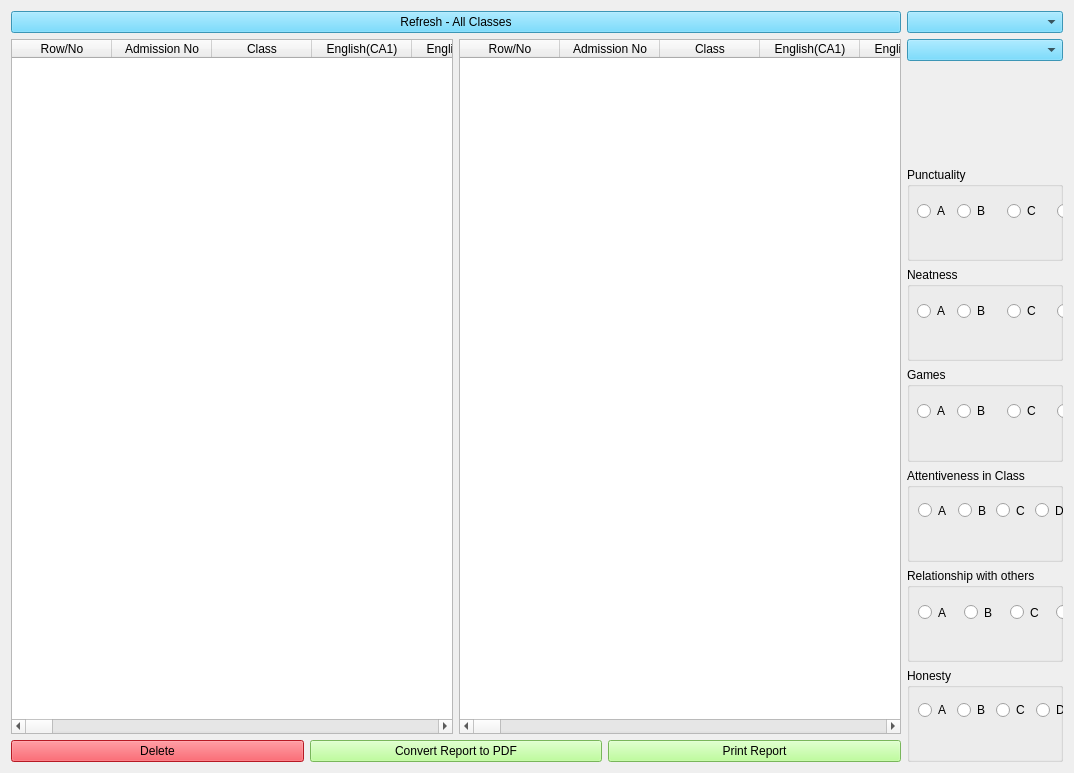
<?xml version="1.0" encoding="UTF-8"?>
<ui version="4.0">
 <class>PriScoreForm</class>
 <widget class="QWidget" name="PriScoreForm">
  <property name="geometry">
   <rect>
    <x>0</x>
    <y>0</y>
    <width>1074</width>
    <height>773</height>
   </rect>
  </property>
  <property name="windowTitle">
   <string>Primary Classes Scores (First Term)</string>
  </property>
  <property name="windowIcon">
   <iconset>
    <normaloff>score2_icon.jpg</normaloff>score2_icon.jpg</iconset>
  </property>
  <property name="styleSheet">
   <string notr="true">font: 12pt &quot;MS Shell Dlg 2&quot;;

QPushButton{
background-color: rgb(170, 255, 127);
}</string>
  </property>
  <layout class="QHBoxLayout" name="horizontalLayout_4">
   <item>
    <layout class="QVBoxLayout" name="verticalLayout_3">
     <item>
      <widget class="QPushButton" name="switch_back_btn">
       <property name="styleSheet">
        <string notr="true">background-color: rgb(84, 210, 255);</string>
       </property>
       <property name="text">
        <string>Refresh - All Classes</string>
       </property>
      </widget>
     </item>
     <item>
      <layout class="QHBoxLayout" name="horizontalLayout_3">
       <item>
        <widget class="QTableWidget" name="tableWidget">
         <property name="sizePolicy">
          <sizepolicy hsizetype="Expanding" vsizetype="Expanding">
           <horstretch>0</horstretch>
           <verstretch>0</verstretch>
          </sizepolicy>
         </property>
         <property name="autoFillBackground">
          <bool>false</bool>
         </property>
         <property name="frameShape">
          <enum>QFrame::StyledPanel</enum>
         </property>
         <property name="alternatingRowColors">
          <bool>true</bool>
         </property>
         <property name="showGrid">
          <bool>true</bool>
         </property>
         <attribute name="horizontalHeaderStretchLastSection">
          <bool>false</bool>
         </attribute>
         <attribute name="verticalHeaderVisible">
          <bool>true</bool>
         </attribute>
         <column>
          <property name="text">
           <string>Row/No</string>
          </property>
         </column>
         <column>
          <property name="text">
           <string>Admission No</string>
          </property>
         </column>
         <column>
          <property name="text">
           <string>Class</string>
          </property>
         </column>
         <column>
          <property name="text">
           <string>English(CA1)</string>
          </property>
         </column>
         <column>
          <property name="text">
           <string>English(CA2)</string>
          </property>
         </column>
         <column>
          <property name="text">
           <string>English(ASS)</string>
          </property>
         </column>
         <column>
          <property name="text">
           <string>English(ATT)</string>
          </property>
         </column>
         <column>
          <property name="text">
           <string>English(EXAM)</string>
          </property>
         </column>
         <column>
          <property name="text">
           <string>English(TOTAL)</string>
          </property>
         </column>
         <column>
          <property name="text">
           <string>Maths(CA1)</string>
          </property>
         </column>
         <column>
          <property name="text">
           <string>Maths(CA2)</string>
          </property>
         </column>
         <column>
          <property name="text">
           <string>Maths(ASS)</string>
          </property>
         </column>
         <column>
          <property name="text">
           <string>Maths(ATT)</string>
          </property>
         </column>
         <column>
          <property name="text">
           <string>Maths(EXAM)</string>
          </property>
         </column>
         <column>
          <property name="text">
           <string>Maths(TOTAL)</string>
          </property>
         </column>
         <column>
          <property name="text">
           <string>IRS(CA1)</string>
          </property>
         </column>
         <column>
          <property name="text">
           <string>IRS(CA2)</string>
          </property>
         </column>
         <column>
          <property name="text">
           <string>IRS(ASS)</string>
          </property>
         </column>
         <column>
          <property name="text">
           <string>IRS(ATT)</string>
          </property>
         </column>
         <column>
          <property name="text">
           <string>IRS(EXAM)</string>
          </property>
         </column>
         <column>
          <property name="text">
           <string>IRS(TOTAL)</string>
          </property>
         </column>
         <column>
          <property name="text">
           <string>Civic(CA1)</string>
          </property>
         </column>
         <column>
          <property name="text">
           <string>Civic(CA2)</string>
          </property>
         </column>
         <column>
          <property name="text">
           <string>Civic(ASS)</string>
          </property>
         </column>
         <column>
          <property name="text">
           <string>Civic(ATT)</string>
          </property>
         </column>
         <column>
          <property name="text">
           <string>Civic(EXAM)</string>
          </property>
         </column>
         <column>
          <property name="text">
           <string>Civic(TOTAL)</string>
          </property>
         </column>
         <column>
          <property name="text">
           <string>Computer(CA1)</string>
          </property>
         </column>
         <column>
          <property name="text">
           <string>Computer(CA2)</string>
          </property>
         </column>
         <column>
          <property name="text">
           <string>Computer(ASS)</string>
          </property>
         </column>
         <column>
          <property name="text">
           <string>Computer(ATT)</string>
          </property>
         </column>
         <column>
          <property name="text">
           <string>Computer(EXAM)</string>
          </property>
         </column>
         <column>
          <property name="text">
           <string>Computer(TOTAL)</string>
          </property>
         </column>
         <column>
          <property name="text">
           <string>Basic(CA1)</string>
          </property>
         </column>
         <column>
          <property name="text">
           <string>Basic(CA2)</string>
          </property>
         </column>
         <column>
          <property name="text">
           <string>Basic(ASS)</string>
          </property>
         </column>
         <column>
          <property name="text">
           <string>Basic(ATT)</string>
          </property>
         </column>
         <column>
          <property name="text">
           <string>Basic(EXAM)</string>
          </property>
         </column>
         <column>
          <property name="text">
           <string>Basic(TOTAL)</string>
          </property>
         </column>
         <column>
          <property name="text">
           <string>Quantitative(CA1)</string>
          </property>
         </column>
         <column>
          <property name="text">
           <string>Quantitative(CA2)</string>
          </property>
         </column>
         <column>
          <property name="text">
           <string>Quantitative(ASS)</string>
          </property>
         </column>
         <column>
          <property name="text">
           <string>Quantitative(ATT)</string>
          </property>
         </column>
         <column>
          <property name="text">
           <string>Quantitative(EXAM)</string>
          </property>
         </column>
         <column>
          <property name="text">
           <string>Quantitative(TOTAL)</string>
          </property>
         </column>
         <column>
          <property name="text">
           <string>Verbal(CA1)</string>
          </property>
         </column>
         <column>
          <property name="text">
           <string>Verbal(CA2)</string>
          </property>
         </column>
         <column>
          <property name="text">
           <string>Verbal(ASS)</string>
          </property>
         </column>
         <column>
          <property name="text">
           <string>Verbal(ATT)</string>
          </property>
         </column>
         <column>
          <property name="text">
           <string>Verbal(EXAM)</string>
          </property>
         </column>
         <column>
          <property name="text">
           <string>Verbal(TOTAL)</string>
          </property>
         </column>
         <column>
          <property name="text">
           <string>Arabic(CA1)</string>
          </property>
         </column>
         <column>
          <property name="text">
           <string>Arabic(CA2)</string>
          </property>
         </column>
         <column>
          <property name="text">
           <string>Arabic(ASS)</string>
          </property>
         </column>
         <column>
          <property name="text">
           <string>Arabic(ATT)</string>
          </property>
         </column>
         <column>
          <property name="text">
           <string>Arabic(EXAM)</string>
          </property>
         </column>
         <column>
          <property name="text">
           <string>Arabic(TOTAL)</string>
          </property>
         </column>
         <column>
          <property name="text">
           <string>Quran(CA1)</string>
          </property>
         </column>
         <column>
          <property name="text">
           <string>Quran(CA2)</string>
          </property>
         </column>
         <column>
          <property name="text">
           <string>Quran(ASS)</string>
          </property>
         </column>
         <column>
          <property name="text">
           <string>Quran(ATT)</string>
          </property>
         </column>
         <column>
          <property name="text">
           <string>Quran(EXAM)</string>
          </property>
         </column>
         <column>
          <property name="text">
           <string>Quran(TOTAL)</string>
          </property>
         </column>
         <column>
          <property name="text">
           <string>Agric(CA1)</string>
          </property>
         </column>
         <column>
          <property name="text">
           <string>Agric(CA2)</string>
          </property>
         </column>
         <column>
          <property name="text">
           <string>Agric(ASS)</string>
          </property>
         </column>
         <column>
          <property name="text">
           <string>Agric(ATT)</string>
          </property>
         </column>
         <column>
          <property name="text">
           <string>Agric(EXAM)</string>
          </property>
         </column>
         <column>
          <property name="text">
           <string>Agric(TOTAL)</string>
          </property>
         </column>
         <column>
          <property name="text">
           <string>PHE(CA1)</string>
          </property>
         </column>
         <column>
          <property name="text">
           <string>PHE(CA2)</string>
          </property>
         </column>
         <column>
          <property name="text">
           <string>PHE(ASS)</string>
          </property>
         </column>
         <column>
          <property name="text">
           <string>PHE(ATT)</string>
          </property>
         </column>
         <column>
          <property name="text">
           <string>PHE(EXAM)</string>
          </property>
         </column>
         <column>
          <property name="text">
           <string>PHE(TOTAL)</string>
          </property>
         </column>
         <column>
          <property name="text">
           <string>Creative(CA1)</string>
          </property>
         </column>
         <column>
          <property name="text">
           <string>Creative(CA2)</string>
          </property>
         </column>
         <column>
          <property name="text">
           <string>Creative(ASS)</string>
          </property>
         </column>
         <column>
          <property name="text">
           <string>Creative(ATT)</string>
          </property>
         </column>
         <column>
          <property name="text">
           <string>Creative(EXAM)</string>
          </property>
         </column>
         <column>
          <property name="text">
           <string>Creative(TOTAL)</string>
          </property>
         </column>
         <column>
          <property name="text">
           <string>Handwriting(CA1)</string>
          </property>
         </column>
         <column>
          <property name="text">
           <string>Handwriting(CA2)</string>
          </property>
         </column>
         <column>
          <property name="text">
           <string>Handwriting(ASS)</string>
          </property>
         </column>
         <column>
          <property name="text">
           <string>Handwriting(ATT)</string>
          </property>
         </column>
         <column>
          <property name="text">
           <string>Handwriting(EXAM)</string>
          </property>
         </column>
         <column>
          <property name="text">
           <string>Handwriting(TOTAL)</string>
          </property>
         </column>
         <column>
          <property name="text">
           <string>All Total</string>
          </property>
         </column>
         <column>
          <property name="text">
           <string>Average</string>
          </property>
         </column>
        </widget>
       </item>
       <item>
        <widget class="QTableWidget" name="tableWidget_2">
         <property name="sizePolicy">
          <sizepolicy hsizetype="Expanding" vsizetype="Expanding">
           <horstretch>0</horstretch>
           <verstretch>0</verstretch>
          </sizepolicy>
         </property>
         <property name="autoFillBackground">
          <bool>false</bool>
         </property>
         <property name="frameShape">
          <enum>QFrame::StyledPanel</enum>
         </property>
         <property name="alternatingRowColors">
          <bool>true</bool>
         </property>
         <property name="showGrid">
          <bool>true</bool>
         </property>
         <attribute name="horizontalHeaderStretchLastSection">
          <bool>false</bool>
         </attribute>
         <attribute name="verticalHeaderVisible">
          <bool>true</bool>
         </attribute>
         <column>
          <property name="text">
           <string>Row/No</string>
          </property>
         </column>
         <column>
          <property name="text">
           <string>Admission No</string>
          </property>
         </column>
         <column>
          <property name="text">
           <string>Class</string>
          </property>
         </column>
         <column>
          <property name="text">
           <string>English(CA1)</string>
          </property>
         </column>
         <column>
          <property name="text">
           <string>English(CA2)</string>
          </property>
         </column>
         <column>
          <property name="text">
           <string>English(ASS)</string>
          </property>
         </column>
         <column>
          <property name="text">
           <string>English(ATT)</string>
          </property>
         </column>
         <column>
          <property name="text">
           <string>English(EXAM)</string>
          </property>
         </column>
         <column>
          <property name="text">
           <string>English(TOTAL)</string>
          </property>
         </column>
         <column>
          <property name="text">
           <string>Maths(CA1)</string>
          </property>
         </column>
         <column>
          <property name="text">
           <string>Maths(CA2)</string>
          </property>
         </column>
         <column>
          <property name="text">
           <string>Maths(ASS)</string>
          </property>
         </column>
         <column>
          <property name="text">
           <string>Maths(ATT)</string>
          </property>
         </column>
         <column>
          <property name="text">
           <string>Maths(EXAM)</string>
          </property>
         </column>
         <column>
          <property name="text">
           <string>Maths(TOTAL)</string>
          </property>
         </column>
         <column>
          <property name="text">
           <string>IRS(CA1)</string>
          </property>
         </column>
         <column>
          <property name="text">
           <string>IRS(CA2)</string>
          </property>
         </column>
         <column>
          <property name="text">
           <string>IRS(ASS)</string>
          </property>
         </column>
         <column>
          <property name="text">
           <string>IRS(ATT)</string>
          </property>
         </column>
         <column>
          <property name="text">
           <string>IRS(EXAM)</string>
          </property>
         </column>
         <column>
          <property name="text">
           <string>IRS(TOTAL)</string>
          </property>
         </column>
         <column>
          <property name="text">
           <string>Civic(CA1)</string>
          </property>
         </column>
         <column>
          <property name="text">
           <string>Civic(CA2)</string>
          </property>
         </column>
         <column>
          <property name="text">
           <string>Civic(ASS)</string>
          </property>
         </column>
         <column>
          <property name="text">
           <string>Civic(ATT)</string>
          </property>
         </column>
         <column>
          <property name="text">
           <string>Civic(EXAM)</string>
          </property>
         </column>
         <column>
          <property name="text">
           <string>Civic(TOTAL)</string>
          </property>
         </column>
         <column>
          <property name="text">
           <string>Computer(CA1)</string>
          </property>
         </column>
         <column>
          <property name="text">
           <string>Computer(CA2)</string>
          </property>
         </column>
         <column>
          <property name="text">
           <string>Computer(ASS)</string>
          </property>
         </column>
         <column>
          <property name="text">
           <string>Computer(ATT)</string>
          </property>
         </column>
         <column>
          <property name="text">
           <string>Computer(EXAM)</string>
          </property>
         </column>
         <column>
          <property name="text">
           <string>Computer(TOTAL)</string>
          </property>
         </column>
         <column>
          <property name="text">
           <string>Basic(CA1)</string>
          </property>
         </column>
         <column>
          <property name="text">
           <string>Basic(CA2)</string>
          </property>
         </column>
         <column>
          <property name="text">
           <string>Basic(ASS)</string>
          </property>
         </column>
         <column>
          <property name="text">
           <string>Basic(ATT)</string>
          </property>
         </column>
         <column>
          <property name="text">
           <string>Basic(EXAM)</string>
          </property>
         </column>
         <column>
          <property name="text">
           <string>Basic(TOTAL)</string>
          </property>
         </column>
         <column>
          <property name="text">
           <string>Quantitative(CA1)</string>
          </property>
         </column>
         <column>
          <property name="text">
           <string>Quantitative(CA2)</string>
          </property>
         </column>
         <column>
          <property name="text">
           <string>Quantitative(ASS)</string>
          </property>
         </column>
         <column>
          <property name="text">
           <string>Quantitative(ATT)</string>
          </property>
         </column>
         <column>
          <property name="text">
           <string>Quantitative(EXAM)</string>
          </property>
         </column>
         <column>
          <property name="text">
           <string>Quantitative(TOTAL)</string>
          </property>
         </column>
         <column>
          <property name="text">
           <string>Verbal(CA1)</string>
          </property>
         </column>
         <column>
          <property name="text">
           <string>Verbal(CA2)</string>
          </property>
         </column>
         <column>
          <property name="text">
           <string>Verbal(ASS)</string>
          </property>
         </column>
         <column>
          <property name="text">
           <string>Verbal(ATT)</string>
          </property>
         </column>
         <column>
          <property name="text">
           <string>Verbal(EXAM)</string>
          </property>
         </column>
         <column>
          <property name="text">
           <string>Verbal(TOTAL)</string>
          </property>
         </column>
         <column>
          <property name="text">
           <string>Arabic(CA1)</string>
          </property>
         </column>
         <column>
          <property name="text">
           <string>Arabic(CA2)</string>
          </property>
         </column>
         <column>
          <property name="text">
           <string>Arabic(ASS)</string>
          </property>
         </column>
         <column>
          <property name="text">
           <string>Arabic(ATT)</string>
          </property>
         </column>
         <column>
          <property name="text">
           <string>Arabic(EXAM)</string>
          </property>
         </column>
         <column>
          <property name="text">
           <string>Arabic(TOTAL)</string>
          </property>
         </column>
         <column>
          <property name="text">
           <string>Quran(CA1)</string>
          </property>
         </column>
         <column>
          <property name="text">
           <string>Quran(CA2)</string>
          </property>
         </column>
         <column>
          <property name="text">
           <string>Quran(ASS)</string>
          </property>
         </column>
         <column>
          <property name="text">
           <string>Quran(ATT)</string>
          </property>
         </column>
         <column>
          <property name="text">
           <string>Quran(EXAM)</string>
          </property>
         </column>
         <column>
          <property name="text">
           <string>Quran(TOTAL)</string>
          </property>
         </column>
         <column>
          <property name="text">
           <string>Agric(CA1)</string>
          </property>
         </column>
         <column>
          <property name="text">
           <string>Agric(CA2)</string>
          </property>
         </column>
         <column>
          <property name="text">
           <string>Agric(ASS)</string>
          </property>
         </column>
         <column>
          <property name="text">
           <string>Agric(ATT)</string>
          </property>
         </column>
         <column>
          <property name="text">
           <string>Agric(EXAM)</string>
          </property>
         </column>
         <column>
          <property name="text">
           <string>Agric(TOTAL)</string>
          </property>
         </column>
         <column>
          <property name="text">
           <string>PHE(CA1)</string>
          </property>
         </column>
         <column>
          <property name="text">
           <string>PHE(CA2)</string>
          </property>
         </column>
         <column>
          <property name="text">
           <string>PHE(ASS)</string>
          </property>
         </column>
         <column>
          <property name="text">
           <string>PHE(ATT)</string>
          </property>
         </column>
         <column>
          <property name="text">
           <string>PHE(EXAM)</string>
          </property>
         </column>
         <column>
          <property name="text">
           <string>PHE(TOTAL)</string>
          </property>
         </column>
         <column>
          <property name="text">
           <string>Creative(CA1)</string>
          </property>
         </column>
         <column>
          <property name="text">
           <string>Creative(CA2)</string>
          </property>
         </column>
         <column>
          <property name="text">
           <string>Creative(ASS)</string>
          </property>
         </column>
         <column>
          <property name="text">
           <string>Creative(ATT)</string>
          </property>
         </column>
         <column>
          <property name="text">
           <string>Creative(EXAM)</string>
          </property>
         </column>
         <column>
          <property name="text">
           <string>Creative(TOTAL)</string>
          </property>
         </column>
         <column>
          <property name="text">
           <string>Handwriting(CA1)</string>
          </property>
         </column>
         <column>
          <property name="text">
           <string>Handwriting(CA2)</string>
          </property>
         </column>
         <column>
          <property name="text">
           <string>Handwriting(ASS)</string>
          </property>
         </column>
         <column>
          <property name="text">
           <string>Handwriting(ATT)</string>
          </property>
         </column>
         <column>
          <property name="text">
           <string>Handwriting(EXAM)</string>
          </property>
         </column>
         <column>
          <property name="text">
           <string>Handwriting(TOTAL)</string>
          </property>
         </column>
         <column>
          <property name="text">
           <string>All Total</string>
          </property>
         </column>
         <column>
          <property name="text">
           <string>Average</string>
          </property>
         </column>
        </widget>
       </item>
      </layout>
     </item>
     <item>
      <layout class="QHBoxLayout" name="horizontalLayout">
       <item>
        <widget class="QPushButton" name="del_btn">
         <property name="styleSheet">
          <string notr="true">background-color: rgb(255, 37, 51);</string>
         </property>
         <property name="text">
          <string>Delete</string>
         </property>
        </widget>
       </item>
       <item>
        <widget class="QPushButton" name="pdf_btn">
         <property name="styleSheet">
          <string notr="true">background-color: rgb(170, 255, 127);</string>
         </property>
         <property name="text">
          <string>Convert Report to PDF</string>
         </property>
        </widget>
       </item>
       <item>
        <widget class="QPushButton" name="report_gen_btn">
         <property name="styleSheet">
          <string notr="true">background-color: rgb(170, 255, 127);</string>
         </property>
         <property name="text">
          <string>Print Report</string>
         </property>
        </widget>
       </item>
      </layout>
     </item>
    </layout>
   </item>
   <item>
    <layout class="QVBoxLayout" name="verticalLayout">
     <item>
      <widget class="QComboBox" name="class_comboBox">
       <property name="styleSheet">
        <string notr="true">background-color: rgb(84, 210, 255);</string>
       </property>
      </widget>
     </item>
     <item>
      <widget class="QComboBox" name="stud_adm_no_comboBox">
       <property name="styleSheet">
        <string notr="true">background-color: rgb(84, 210, 255);</string>
       </property>
      </widget>
     </item>
     <item>
      <widget class="QLabel" name="name_label">
       <property name="text">
        <string/>
       </property>
      </widget>
     </item>
     <item>
      <widget class="QGroupBox" name="groupBox">
       <property name="title">
        <string>Punctuality</string>
       </property>
       <widget class="QRadioButton" name="punctuality_a_radio">
        <property name="geometry">
         <rect>
          <x>10</x>
          <y>30</y>
          <width>41</width>
          <height>28</height>
         </rect>
        </property>
        <property name="text">
         <string>A</string>
        </property>
       </widget>
       <widget class="QRadioButton" name="punctuality_b_radio">
        <property name="geometry">
         <rect>
          <x>50</x>
          <y>30</y>
          <width>61</width>
          <height>28</height>
         </rect>
        </property>
        <property name="text">
         <string>B</string>
        </property>
       </widget>
       <widget class="QRadioButton" name="punctuality_c_radio">
        <property name="geometry">
         <rect>
          <x>100</x>
          <y>30</y>
          <width>41</width>
          <height>28</height>
         </rect>
        </property>
        <property name="text">
         <string>C</string>
        </property>
       </widget>
       <widget class="QRadioButton" name="punctuality_d_radio">
        <property name="geometry">
         <rect>
          <x>150</x>
          <y>30</y>
          <width>51</width>
          <height>28</height>
         </rect>
        </property>
        <property name="text">
         <string>D</string>
        </property>
       </widget>
       <widget class="QRadioButton" name="punctuality_e_radio">
        <property name="geometry">
         <rect>
          <x>200</x>
          <y>30</y>
          <width>51</width>
          <height>28</height>
         </rect>
        </property>
        <property name="text">
         <string>E</string>
        </property>
       </widget>
      </widget>
     </item>
     <item>
      <widget class="QGroupBox" name="groupBox_2">
       <property name="title">
        <string>Neatness</string>
       </property>
       <widget class="QRadioButton" name="neatness_a_radio">
        <property name="geometry">
         <rect>
          <x>10</x>
          <y>30</y>
          <width>41</width>
          <height>28</height>
         </rect>
        </property>
        <property name="text">
         <string>A</string>
        </property>
       </widget>
       <widget class="QRadioButton" name="neatness_b_radio">
        <property name="geometry">
         <rect>
          <x>50</x>
          <y>30</y>
          <width>41</width>
          <height>28</height>
         </rect>
        </property>
        <property name="text">
         <string>B</string>
        </property>
       </widget>
       <widget class="QRadioButton" name="neatness_c_radio">
        <property name="geometry">
         <rect>
          <x>100</x>
          <y>30</y>
          <width>41</width>
          <height>28</height>
         </rect>
        </property>
        <property name="text">
         <string>C</string>
        </property>
       </widget>
       <widget class="QRadioButton" name="neatness_d_radio">
        <property name="geometry">
         <rect>
          <x>150</x>
          <y>30</y>
          <width>51</width>
          <height>28</height>
         </rect>
        </property>
        <property name="text">
         <string>D</string>
        </property>
       </widget>
       <widget class="QRadioButton" name="neatness_e_radio">
        <property name="geometry">
         <rect>
          <x>200</x>
          <y>30</y>
          <width>51</width>
          <height>28</height>
         </rect>
        </property>
        <property name="text">
         <string>E</string>
        </property>
       </widget>
      </widget>
     </item>
     <item>
      <widget class="QGroupBox" name="groupBox_3">
       <property name="title">
        <string>Games</string>
       </property>
       <widget class="QRadioButton" name="games_a_radio">
        <property name="geometry">
         <rect>
          <x>10</x>
          <y>30</y>
          <width>51</width>
          <height>28</height>
         </rect>
        </property>
        <property name="text">
         <string>A</string>
        </property>
       </widget>
       <widget class="QRadioButton" name="games_b_radio">
        <property name="geometry">
         <rect>
          <x>50</x>
          <y>30</y>
          <width>51</width>
          <height>28</height>
         </rect>
        </property>
        <property name="text">
         <string>B</string>
        </property>
       </widget>
       <widget class="QRadioButton" name="games_c_radio">
        <property name="geometry">
         <rect>
          <x>100</x>
          <y>30</y>
          <width>41</width>
          <height>28</height>
         </rect>
        </property>
        <property name="text">
         <string>C</string>
        </property>
       </widget>
       <widget class="QRadioButton" name="games_d_radio">
        <property name="geometry">
         <rect>
          <x>150</x>
          <y>30</y>
          <width>41</width>
          <height>28</height>
         </rect>
        </property>
        <property name="text">
         <string>D</string>
        </property>
       </widget>
       <widget class="QRadioButton" name="games_e_radio">
        <property name="geometry">
         <rect>
          <x>200</x>
          <y>30</y>
          <width>51</width>
          <height>28</height>
         </rect>
        </property>
        <property name="text">
         <string>E</string>
        </property>
       </widget>
      </widget>
     </item>
     <item>
      <widget class="QGroupBox" name="groupBox_4">
       <property name="title">
        <string>Attentiveness in Class</string>
       </property>
       <widget class="QRadioButton" name="attentiveness_c_radio">
        <property name="geometry">
         <rect>
          <x>89</x>
          <y>31</y>
          <width>33</width>
          <height>23</height>
         </rect>
        </property>
        <property name="text">
         <string>C</string>
        </property>
       </widget>
       <widget class="QRadioButton" name="attentiveness_a_radio">
        <property name="geometry">
         <rect>
          <x>11</x>
          <y>31</y>
          <width>34</width>
          <height>23</height>
         </rect>
        </property>
        <property name="text">
         <string>A</string>
        </property>
       </widget>
       <widget class="QRadioButton" name="attentiveness_e_radio">
        <property name="geometry">
         <rect>
          <x>168</x>
          <y>31</y>
          <width>32</width>
          <height>23</height>
         </rect>
        </property>
        <property name="text">
         <string>E</string>
        </property>
       </widget>
       <widget class="QRadioButton" name="attentiveness_d_radio">
        <property name="geometry">
         <rect>
          <x>128</x>
          <y>31</y>
          <width>34</width>
          <height>23</height>
         </rect>
        </property>
        <property name="text">
         <string>D</string>
        </property>
       </widget>
       <widget class="QRadioButton" name="attentiveness_b_radio">
        <property name="geometry">
         <rect>
          <x>51</x>
          <y>31</y>
          <width>32</width>
          <height>23</height>
         </rect>
        </property>
        <property name="text">
         <string>B</string>
        </property>
       </widget>
      </widget>
     </item>
     <item>
      <widget class="QGroupBox" name="groupBox_5">
       <property name="title">
        <string>Relationship with others</string>
       </property>
       <widget class="QRadioButton" name="relationship_a_radio">
        <property name="geometry">
         <rect>
          <x>11</x>
          <y>33</y>
          <width>34</width>
          <height>23</height>
         </rect>
        </property>
        <property name="text">
         <string>A</string>
        </property>
       </widget>
       <widget class="QRadioButton" name="relationship_c_radio">
        <property name="geometry">
         <rect>
          <x>103</x>
          <y>33</y>
          <width>33</width>
          <height>23</height>
         </rect>
        </property>
        <property name="text">
         <string>C</string>
        </property>
       </widget>
       <widget class="QRadioButton" name="relationship_d_radio">
        <property name="geometry">
         <rect>
          <x>149</x>
          <y>33</y>
          <width>34</width>
          <height>23</height>
         </rect>
        </property>
        <property name="text">
         <string>D</string>
        </property>
       </widget>
       <widget class="QRadioButton" name="relationship_e_radio">
        <property name="geometry">
         <rect>
          <x>195</x>
          <y>33</y>
          <width>32</width>
          <height>23</height>
         </rect>
        </property>
        <property name="text">
         <string>E</string>
        </property>
       </widget>
       <widget class="QRadioButton" name="relationship_b_radio">
        <property name="geometry">
         <rect>
          <x>57</x>
          <y>33</y>
          <width>32</width>
          <height>23</height>
         </rect>
        </property>
        <property name="text">
         <string>B</string>
        </property>
       </widget>
      </widget>
     </item>
     <item>
      <widget class="QGroupBox" name="groupBox_6">
       <property name="title">
        <string>Honesty</string>
       </property>
       <widget class="QWidget" name="">
        <property name="geometry">
         <rect>
          <x>11</x>
          <y>30</y>
          <width>191</width>
          <height>25</height>
         </rect>
        </property>
        <layout class="QHBoxLayout" name="horizontalLayout_2">
         <item>
          <widget class="QRadioButton" name="honesty_a_radio">
           <property name="text">
            <string>A</string>
           </property>
          </widget>
         </item>
         <item>
          <widget class="QRadioButton" name="honesty_b_radio">
           <property name="text">
            <string>B</string>
           </property>
          </widget>
         </item>
         <item>
          <widget class="QRadioButton" name="honesty_c_radio">
           <property name="text">
            <string>C</string>
           </property>
          </widget>
         </item>
         <item>
          <widget class="QRadioButton" name="honesty_d_radio">
           <property name="text">
            <string>D</string>
           </property>
          </widget>
         </item>
         <item>
          <widget class="QRadioButton" name="honesty_e_radio">
           <property name="text">
            <string>E</string>
           </property>
          </widget>
         </item>
        </layout>
       </widget>
      </widget>
     </item>
    </layout>
   </item>
  </layout>
 </widget>
 <resources/>
 <connections/>
</ui>
